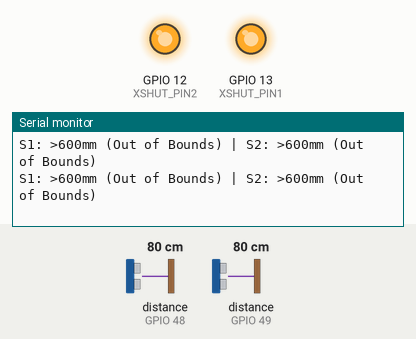
Recording of a sketch running on a simulated ESP32. Parts: output pins drawn as LEDs (lit = HIGH), the last lines printed to the serial monitor. The inputs (shaded band) are chosen by the test bench; at power-on: distance to the obstacle (sensors on GPIO 48, GPIO 49) 80 cm.

Above: at 1.2 s.
1.3 s: distance to the obstacle (sensor on GPIO 48) set to 2 cm
At 1.57 s:
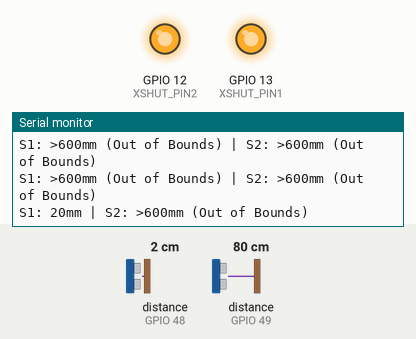
3.4 s: distance to the obstacle (sensor on GPIO 49) set to 2 cm
At 3.57 s:
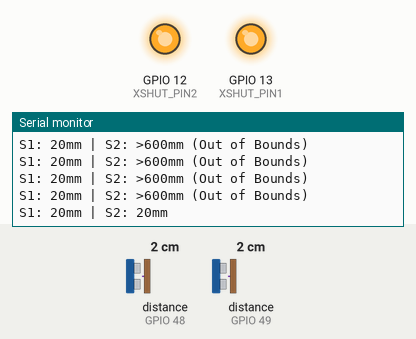
5.4 s: distance to the obstacle (sensor on GPIO 48) set to 120 cm
At 5.73 s:
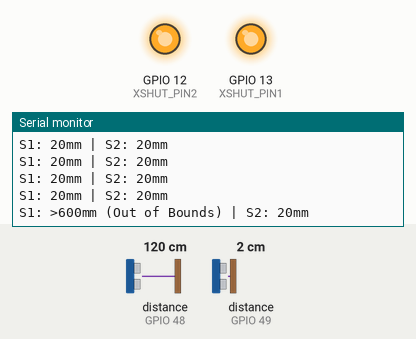

The sketch:

esp32_class_activity.ino
```cpp
#include <Wire.h>
#include <VL53L0X.h>
#define XSHUT_PIN1 13
#define XSHUT_PIN2 12
#define LOX1_ADDRESS 0x30
#define LOX2_ADDRESS 0x31

VL53L0X sensor1;
VL53L0X sensor2;

void setup() {
  Serial.begin(115200);
  Wire.begin(21, 22);
  pinMode(XSHUT_PIN1, OUTPUT);
  pinMode(XSHUT_PIN2, OUTPUT);
  digitalWrite(XSHUT_PIN1, LOW);
  digitalWrite(XSHUT_PIN2, LOW);
  delay(10);
  digitalWrite(XSHUT_PIN1, HIGH);
  delay(10);

  sensor1.setAddress(LOX1_ADDRESS);
  if (!sensor1.init()) {
    Serial.println("Failed to detect and initialize sensor 1!");
    while (1);
  }

  digitalWrite(XSHUT_PIN2, HIGH);
  delay(10);

  sensor1.setAddress(LOX1_ADDRESS);
  sensor2.setAddress(LOX2_ADDRESS);
  if (!sensor2.init()) {
    Serial.println("Failed to detect and initialize sensor 2!");
    while (1);
  }

  sensor1.setMeasurementTimingBudget(200000);
  sensor2.setMeasurementTimingBudget(200000);
  sensor1.setVcselPulsePeriod(VL53L0X::VcselPeriodPreRange, 18);
  sensor1.setVcselPulsePeriod(VL53L0X::VcselPeriodFinalRange, 14);

  sensor2.setVcselPulsePeriod(VL53L0X::VcselPeriodPreRange, 18);
  sensor2.setVcselPulsePeriod(VL53L0X::VcselPeriodFinalRange, 14);
  sensor1.startContinuous(0);
  sensor2.startContinuous(0);

  Serial.println("Both sensors initialized in High Accuracy mode.");
}

void loop() {
  uint16_t distance1 = sensor1.readRangeContinuousMillimeters();
  uint16_t distance2 = sensor2.readRangeContinuousMillimeters();

  Serial.print("S1: ");
  if (sensor1.timeoutOccurred()) {
    Serial.print("TIMEOUT");
  } else if (distance1 > 600 || distance1 >= 8190) {
    Serial.print(">600mm (Out of Bounds)");
  } else {
    Serial.print(distance1);
    Serial.print("mm");
  }

  Serial.print(" | ");

  Serial.print("S2: ");
  if (sensor2.timeoutOccurred()) {
    Serial.print("TIMEOUT");
  } else if (distance2 > 600 || distance2 >= 8190) {
    Serial.print(">600mm (Out of Bounds)");
  } else {
    Serial.print(distance2);
    Serial.print("mm");
  }

  Serial.println();

  delay(100);
}
```

Measured:
- after the input at 1.3 s, the serial monitor: prints a new line after 0.13 s (image 1)
- after the input at 3.4 s, the serial monitor: prints a new line at once (image 2)
- after the input at 5.4 s, the serial monitor: prints a new line after 0.19 s (image 3)
